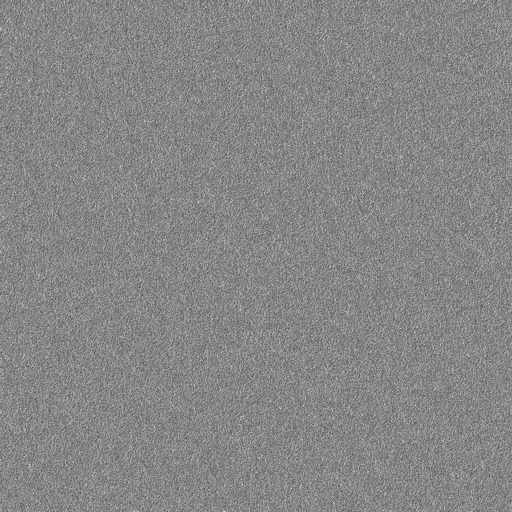
#> input picture assets/dip_gif_animation/dip_iter_0.png, 1024 x 1024 px, given in place of orig.tiff, which was not available (shown at 1/2 size)
$ jupyter execute --allow-errors proof-of-concept.ipynb   (text cells are left out)
#> lines starting #> are read from the running program, lines starting #| are printed output that depends on the picture; after the words box and inside, x2 and y2 are one past the last pixel; in counts of white or black regions, pixels touching at a corner belong together; pictures that were not available may be replaced by others from this repository, and a replacement may not be noted
[cell 1]
from __future__ import print_function
import cv2
import numpy as np
import torch
import torch.optim
import time
from typing import List
from utils.inpainting_utils import *
import os
import glob
import argparse
from utils.isplutils import tiff_to_float32, to8, make_dir_tag
from utils.slack import ISPLSlack
from models import create_network
import pandas as pd
from utils.data import SEN12MSS1InpaintingDatasetFolder, load_SEN12MS_s1_raster, S1Normalize
from torchvision.transforms import ToTensor, Compose
from utils.utils import select_loss
from utils.pytorch_ssim import SSIM
from torch.utils.tensorboard import SummaryWriter
import matplotlib.pyplot as plt
from tqdm.notebook import tqdm
import cv2
from matplotlib import rc
rc('text', usetex=True)
rc('font',**{'family': 'Trebuchet MS'})

#> (a cell that did not finish here is left out)

[cell 3]
# Optimization hyperparams
max_iter = 6001
show_every = 250
figsize = 8
reg_noise_std = 0.00
param_noise = True
lr = 0.001
lr_patience = 250
lr_factor = 1e-1
log_int = 500
# DIP hyperparams
pad = 'reflection' # 'zero'
OPT_OVER = 'net'
optimizer = 'adam'
net_type = 'Unet' # one of skip_depth4|skip_depth2|Unet|ResNet
input_type = 'noise'
input_depth = 1
upsample = 'deconv'
activation = 'ReLU'
noise_dist = 'uniform'
noise_range = '-4:4'
noise_std = 1

[cell 4]
# Set the engine to be used
gpu = 1
os.environ['CUDA_VISIBLE_DEVICES'] = '{}'.format(gpu)

[cell 5]
# Image params
img_path = 'data/orig.tiff'
mask_path = 'data/inp_mask.png'

[cell 6]
# --- Load the sample and mask

# Target sample
img = cv2.imread(img_path, cv2.IMREAD_UNCHANGED).astype(np.float32)
#> img: shape (1024, 1024) float32; min 0, max 255, mean 133.9
# Image normalization
img_float = np.asarray(img, dtype=np.float32) / (
                2 ** 16 - 1)  # normalize the range [0, 2**16-1] to [0, 1]
img_float *= 100  # scale values as the maximum is still too small
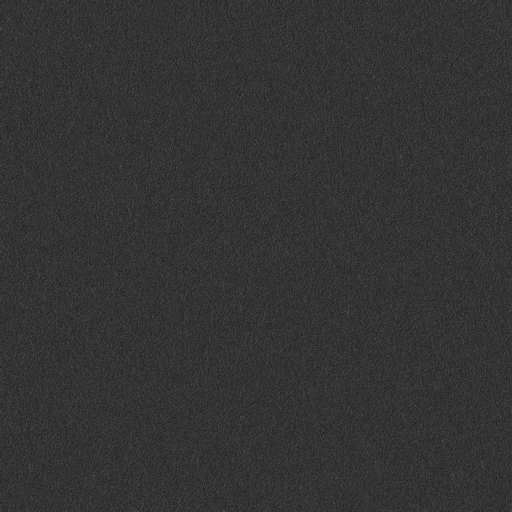
#> img_float: shape (1024, 1024) float32 (shown at 1/2 size); min 0, max 0.389, mean 0.204
img_float = np.clip(img_float, a_min=0, a_max=1)  # clip values in range [0, 1]

# Inpainting mask
mask = cv2.resize(cv2.imread(mask_path, cv2.IMREAD_GRAYSCALE), img.shape)>127
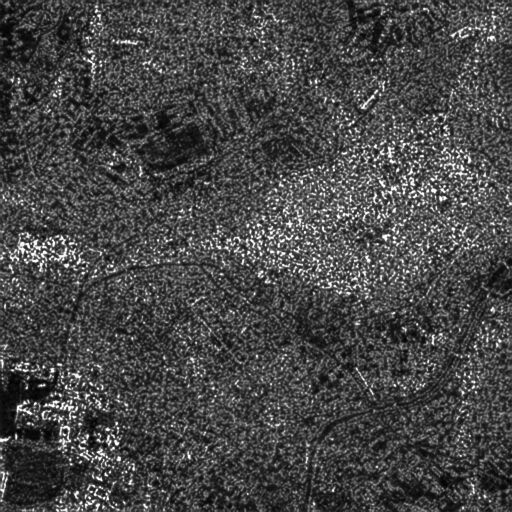
#> input picture assets/dip_gif_animation/dip_iter_1000.png, 1024 x 1024 px, given in place of inp_mask.png, which was not available (shown at 1/2 size)
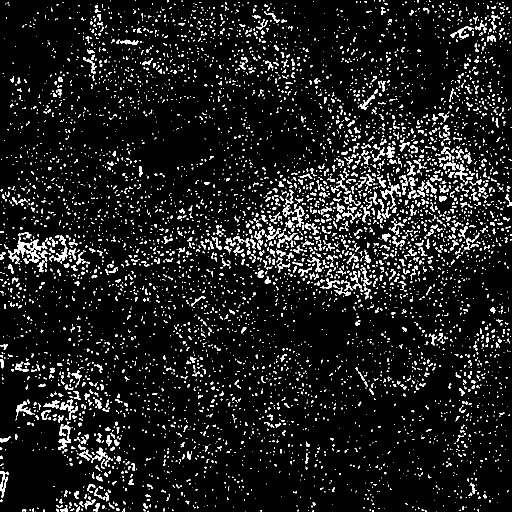
#> mask: shape (1024, 1024) bool (shown at 1/2 size); 8.4% white; 6006 white regions (4849 under 20 px), largest, box (x1, y1, x2, y2) and area: (17, 473, 83, 523) 864, (762, 368, 802, 417) 475, (117, 851, 142, 898) 447
mask = mask.astype(np.uint8)*255
mask -= 255
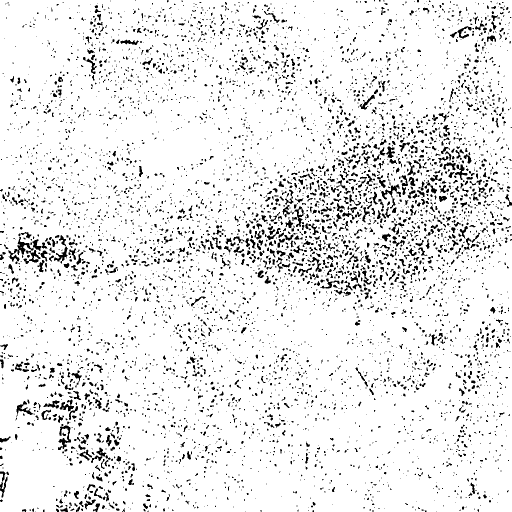
#> mask: shape (1024, 1024) (shown at 1/2 size); values 0 (black) and 1 (white), 91.6% white; 6006 black regions (4849 under 20 px), largest, box (x1, y1, x2, y2) and area: (17, 473, 83, 523) 864, (762, 368, 802, 417) 475, (117, 851, 142, 898) 447
mask[mask==255] = 1
mask = mask.astype(np.float32)

# Plot them to be sure of doing the right thing
fig, axs = plt.subplots(1, 3, figsize=(16, 8))
axs[0].imshow(img, cmap='gray')
axs[0].set_title('Target image')
axs[1].imshow(mask, cmap='gray')
axs[1].set_title('Target region')
axs[2].imshow(img*mask, cmap='gray')
axs[2].set_title('"Cancelled out" region')
plt.show()

[cell 7]
# Datatype for conversion and delivering on the GPU
dtype = torch.cuda.FloatTensor

# Get the DIP DONE!
#> (the rest of this cell did not finish here and is left out)

[cell 8]
# Plot them to be sure of doing the right thing
fig, axs = plt.subplots(1, 4, figsize=(20, 8))
axs[0].imshow(img, cmap='gray')
axs[0].set_title('Target image')
axs[1].imshow(mask, cmap='gray')
axs[1].set_title('Target region')
axs[2].imshow(img*mask, cmap='gray')
axs[2].set_title('"Cancelled out" region')
#> (the rest of this cell did not finish here and is left out)

[cell 9]
# Find the borders of the target region
img = cv2.imread(img_path, cv2.IMREAD_UNCHANGED).astype(np.float32)
mask_orig = cv2.resize(cv2.imread(mask_path, cv2.IMREAD_GRAYSCALE), img.shape)
#> mask_orig is the input picture: shape (1024, 1024); min 0, max 255, mean 71
edges = cv2.Canny(mask_orig, 100, 200)
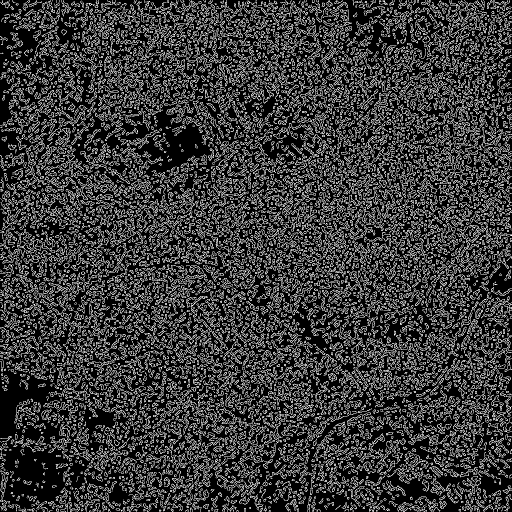
#> edges: shape (1024, 1024) (shown at 1/2 size); 22.8% white in thin lines or dots

# Find the contours
contours, _ = cv2.findContours(edges, cv2.RETR_TREE, cv2.CHAIN_APPROX_SIMPLE)
#> contours = 14468 contours, 10859 with area under 20; largest, box (x1, y1, x2, y2) and area: (15, 467, 67, 529) 532, (114, 851, 143, 900) 396, (29, 802, 70, 847) 339, (119, 804, 156, 840) 322, (758, 371, 794, 436) 316

# Plot everything
fig, axs = plt.subplots(1, 4, figsize=(20, 8))
axs[0].imshow(img, cmap='gray')
axs[0].plot(contours[-1][:, :, 0].flatten(), contours[-1][:, :, 1].flatten(), color='red')
axs[0].set_title('Target image')
axs[1].imshow(img, cmap='gray')
axs[1].plot(contours[-1][:, :, 0].flatten(), contours[-1][:, :, 1].flatten(), color='red')
axs[1].set_xlim(550, 700)
axs[1].set_ylim(475, 325)
axs[1].set_title('Target image close-up')
#> (the rest of this cell did not finish here and is left out)
